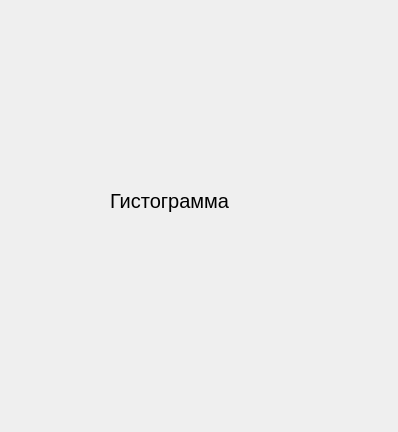
<?xml version="1.0" encoding="UTF-8"?>
<ui version="4.0">
 <class>HistogramWidget</class>
 <widget class="QWidget" name="HistogramWidget">
  <property name="geometry">
   <rect>
    <x>0</x>
    <y>0</y>
    <width>398</width>
    <height>432</height>
   </rect>
  </property>
  <property name="windowTitle">
   <string>Form</string>
  </property>
  <widget class="QLabel" name="label">
   <property name="geometry">
    <rect>
     <x>110</x>
     <y>150</y>
     <width>151</width>
     <height>101</height>
    </rect>
   </property>
   <property name="font">
    <font>
     <pointsize>15</pointsize>
    </font>
   </property>
   <property name="text">
    <string>Гистограмма</string>
   </property>
  </widget>
 </widget>
 <resources/>
 <connections/>
</ui>
